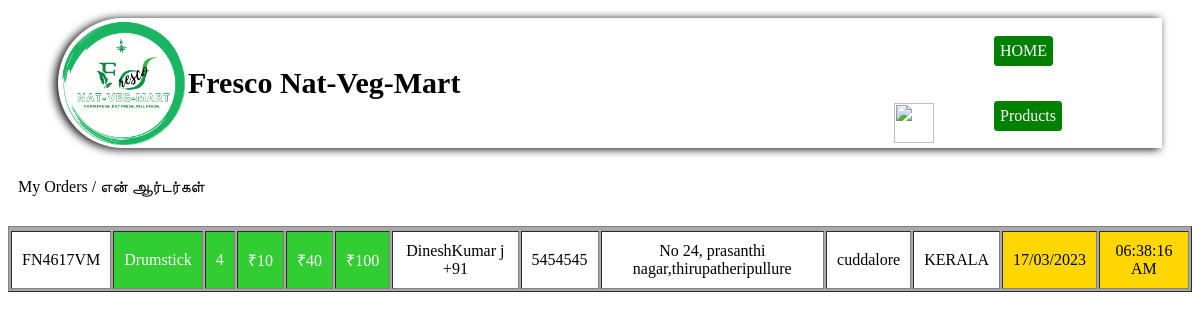
/fnvm/order.php, run on the app's committed database.
### tables this page shows
CREATE TABLE `deliveryinfo` (
  `ID` int(100) NOT NULL,
  `ORDERID` varchar(100) NOT NULL,
  `USERNAME` varchar(50) NOT NULL,
  `NAME` varchar(30) NOT NULL,
  `MOBILENUMBER` varchar(30) NOT NULL,
  `ADDRESS` varchar(200) NOT NULL,
  `DISTRICT` varchar(50) NOT NULL,
  `STATE` varchar(30) NOT NULL,
  `ODATE` varchar(30) NOT NULL,
  `OTIME` varchar(30) NOT NULL,
  `OPNAME` varchar(50) NOT NULL,
  `OPQTY` varchar(100) NOT NULL,
  `OPRATE` varchar(100) NOT NULL,
  `TRATE` varchar(50) NOT NULL,
  `GRANDTOTAL` varchar(200) NOT NULL
);

### fnvm/order.php (the view, shortened to what this page needs)
<!DOCTYPE html>
<html>
<head>
</head>
<body>
<div class="htotal">
    <div class="head">
    <div class="mmmlogo">
        <img src="../fnvm.png" class="fnvmlogo">
        <p id="title">Fresco Nat-Veg-Mart</p>
        </div>
     <div class="h1">
        <div class="user">
        <img src="../user.png" id="userimg">
        </div>
     <div class="cards">
    <a href="enterpage.php"> <div class="cartimg" id="ci">
            <p id="cartname">HOME</p>
        </div></a>
        <a href="products.php"><div class="orderl" id="ol">
            <p id="ordername">Products</p>
        </div></a>
           </div>
        </div>
    </div>
</div>
    <p id="ordertitle">
        My Orders / என் ஆர்டர்கள்
    </p>
<?php
$con= mysqli_connect('localhost','root','root');
mysqli_select_db($con,'fnvm');
$sql="SELECT * FROM deliveryinfo WHERE USERNAME = '{$_SESSION['USERNAME']}'";
$retval=mysqli_query($con,$sql);
?>
<table border="1">
	<?php
while($result = mysqli_fetch_assoc($retval))
{
	echo "<tr>
          <td>".$result['ORDERID']."</td>
          <td id='g'>".$result['OPNAME']."</td>
          <td id='g'>".$result['OPQTY']."</td>
          <td id='g'>₹".$result['OPRATE']."</td>
          <td id='g'>₹".$result['TRATE']."</td>
          <td id='g'>₹".$result['GRANDTOTAL']."</td>
          <td>".$result['NAME']."</td>
          <td>".$result['MOBILENUMBER']."</td>
          <td>".$result['ADDRESS']."</td>
          <td>".$result['DISTRICT']."</td>
          <td>".$result['STATE']."</td>
          <td id='go'>".$result['ODATE']."</td>
          <td id='go'>".$result['OTIME']."</td>
          </tr>";
}
?>
</table>
</body>
</html>

### fnvm/order.php (style rules this page uses)
table { background-color: darkgray; text-align: center; margin: 30px auto; }
td { padding: 10px; background-color: white; }
#g { background-color: limegreen; color: white; }
#go { color: black; background-color: gold; }
.htotal { display: flex; }
.head { display: flex; flex-wrap: wrap; justify-content: space-between; width:100%; box-shadow: -3px 1px 10px black; border-bottom-left-radius:70px; border-top-left-radius:70px; margin: 10px 30px 0 50px; background-color:white; }
.head .mmmlogo { display: flex; flex-wrap: wrap; margin: 0 50px 0 0; }
.mmmlogo .fnvmlogo { width:130px; height:130px; }
.mmmlogo #title { align-self: center; margin: 0 0 0 0; padding:0 0 0 0; font-family: Monotype Corsiva; font-weight: bold; font-size: 30px; }
.h1 { display: flex; flex-wrap: wrap; }
.user { display: flex; flex-wrap: wrap; height:50px; align-self: flex-end; }
.user #userimg { width:40px; height: 40px; align-self: center; }
.cards { display: flex; flex-wrap: wrap; flex-direction:column; justify-content: space-around; margin:0 100px 0 50px; }
.cards a { text-decoration: none; color: black; }
.cartimg { display: flex; flex-wrap: wrap; align-self: center; }
.cartimg #cartname { align-self: center; color: white; text-shadow: 1px 1px 5px green; border:1px solid green; background-color: green; padding: 5px; border-radius: 3px; }
.orderl { display: flex; flex-wrap: wrap; }
.orderl #ordername { color: white; align-self: center; text-shadow: 1px 1px 5px green; border:1px solid green; padding: 5px; background-color: green; border-radius: 3px; }
#ordertitle { font-family:Matura MT Script Capitals; margin: 30px 0 0 10px; }

### data on the page
deliveryinfo: ORDERID "FN4617VM", OPNAME "Drumstick", OPQTY "4", OPRATE "10", TRATE "40", GRANDTOTAL "100", NAME "DineshKumar j +91", MOBILENUMBER "5454545", ADDRESS "No 24, prasanthi nagar,thirupatheripullure", DISTRICT "cuddalore", STATE "KERALA", ODATE "17/03/2023", OTIME "06:38:16 AM"
